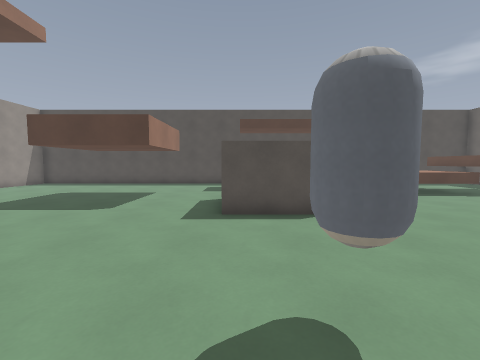
view 1 (above)

19 first-person views from a walk through a Godot game level. The camera is 1.4 m above the floor, tilts 4° down and sees 90° across. The floor is counted in squares, 1 m on a side. Each view is taken from the middle of a square. On the plan, view 1 faces up. The plan holds only what a view shows up to about 13 squares ahead; the rest is blank. Surface patterns are stand-ins for the level's own textures.

view 2
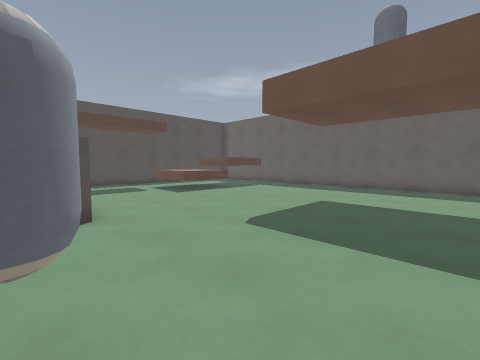

view 3
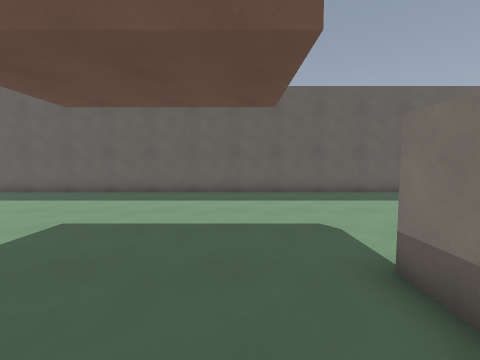

view 4
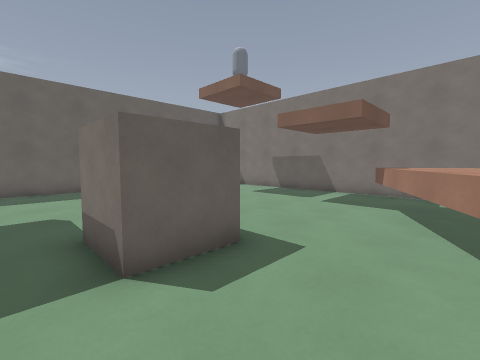

view 5
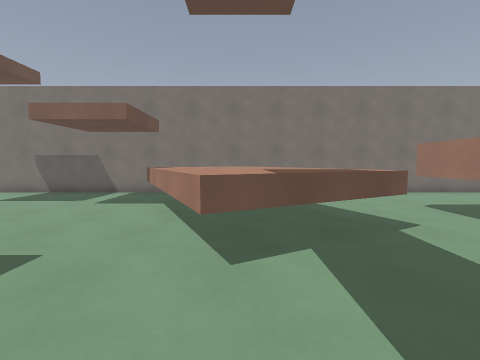

view 6
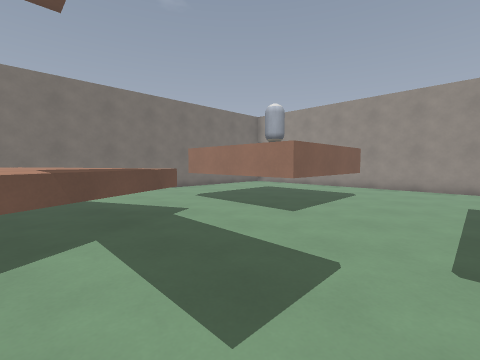

view 7
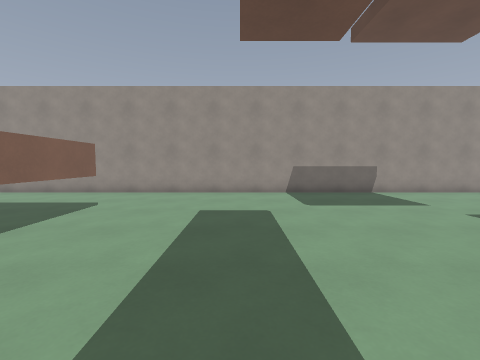

view 8
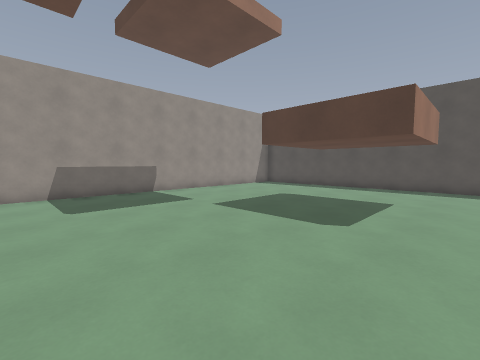

view 9
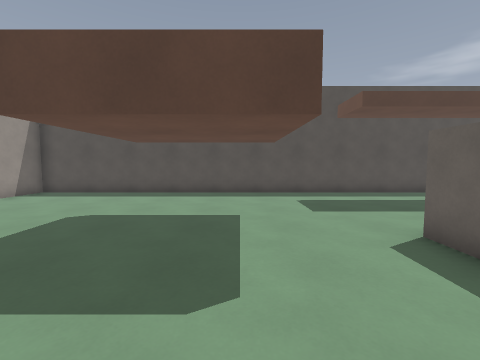

view 10
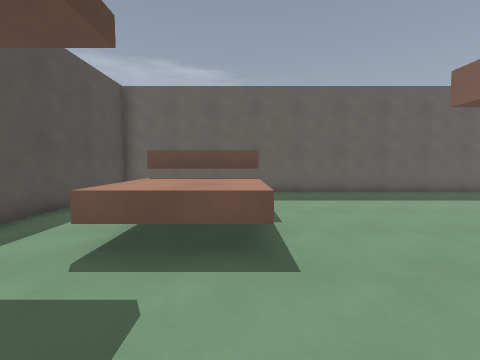

view 11
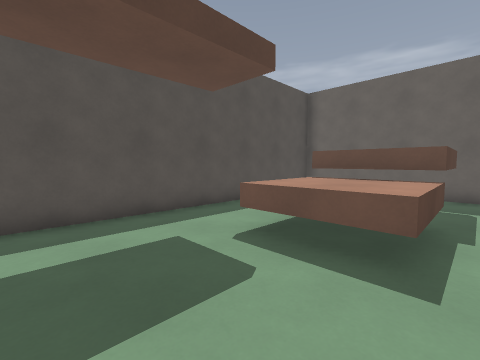

view 12
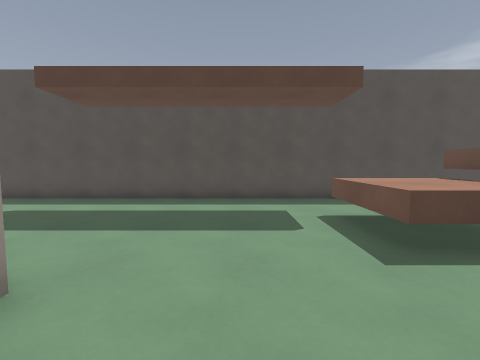

view 13
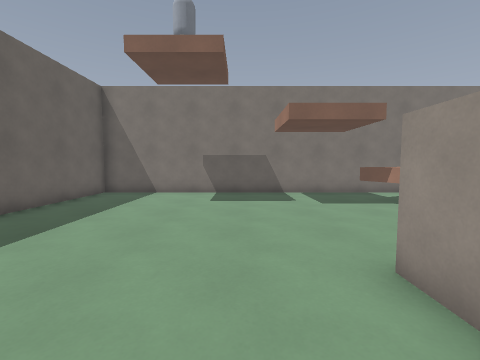

view 14
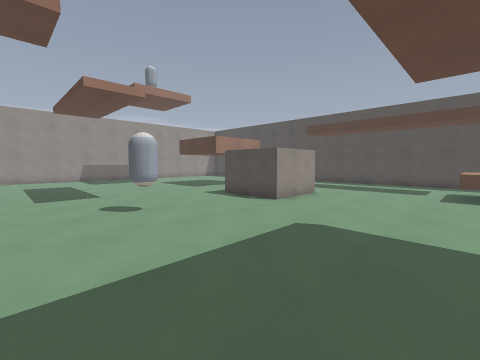

view 15
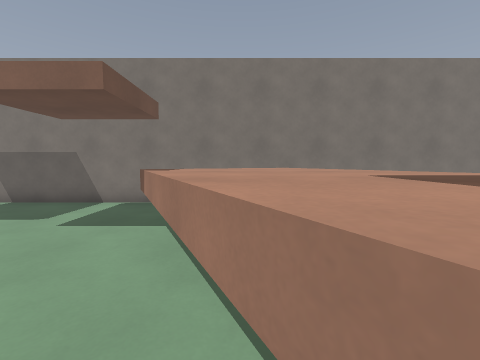

view 16
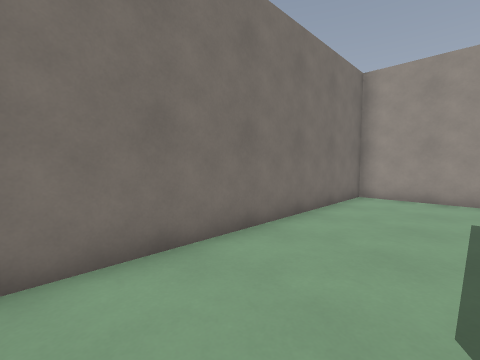

view 17
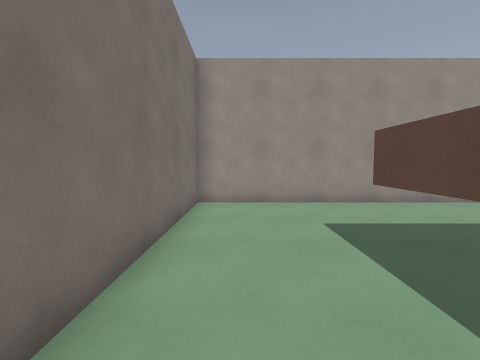

view 18
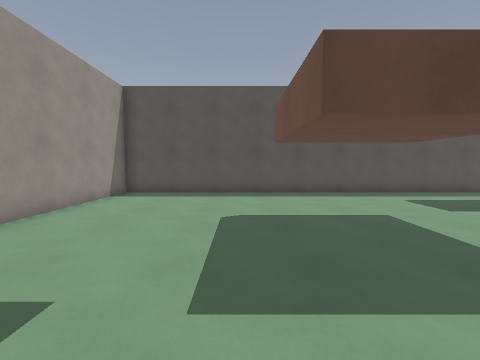

view 19
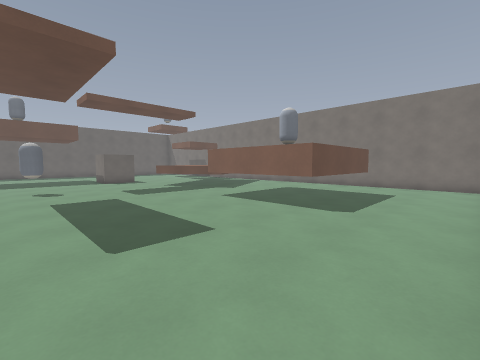

### Floor plan
Key: @ floor where view 1 was taken; # wall or solid block; . floor; ^ raised ledge; T thing the floor can be seen under or through.
Columns run from 14 left of view 1 to 16 right of it. Each row starts with its distance up from view 1.
 17 ###############################
 16 #.........................    #
 15 #........................     #
 14 #.......................      #
 13 #.....................^^^^    #
 12 #.....................^^^^    #
 11 #.....................^^^^^^..#
 10 #.............. ..............#
  9 #.............###.............#
  8 #.............# #.............#
  7 #.............###.............#
  6 #.............................#
  5 #.............................#
  4 #.............................#
  3 #.............................#
  2 #..............#..............#
  1 #.............................#
  0 #.............@...............#
 -1 #.............................#
 -2 #..................###........#
 -3 #..................###........#
 -4 #....TTTT#.....^...###........#
 -5 #....T   #...^^^^.............#
 -6 #....T   #..^^^^^.............#
 -7 #....T   #..^^^^^^............#
 -8 #....TT  #...^^^^^............#
 -9 #............^^^^^^...........#
-10 #.............^^^^^...........#
-11 #............ ^^^^............#
-12 #...........    ..............#
-13 ###############################

Positions as (right, up) in squares from view 1, and headings:
1: (0, 0), facing up
2: (1, 0), facing up-right
3: (4, 0), facing right
4: (2, -1), facing down-right
5: (1, -1), facing down
6: (1, 0), facing down-left
7: (-2, 1), facing left
8: (-2, 2), facing up-left
9: (-4, 5), facing up
10: (4, 11), facing right
11: (4, 10), facing up-right
12: (5, 7), facing up
13: (9, -1), facing down
14: (8, -1), facing up-left
15: (2, -4), facing down
16: (-3, -9), facing down-left
17: (-5, -11), facing left
18: (-8, 5), facing up
19: (-13, 3), facing down-right
